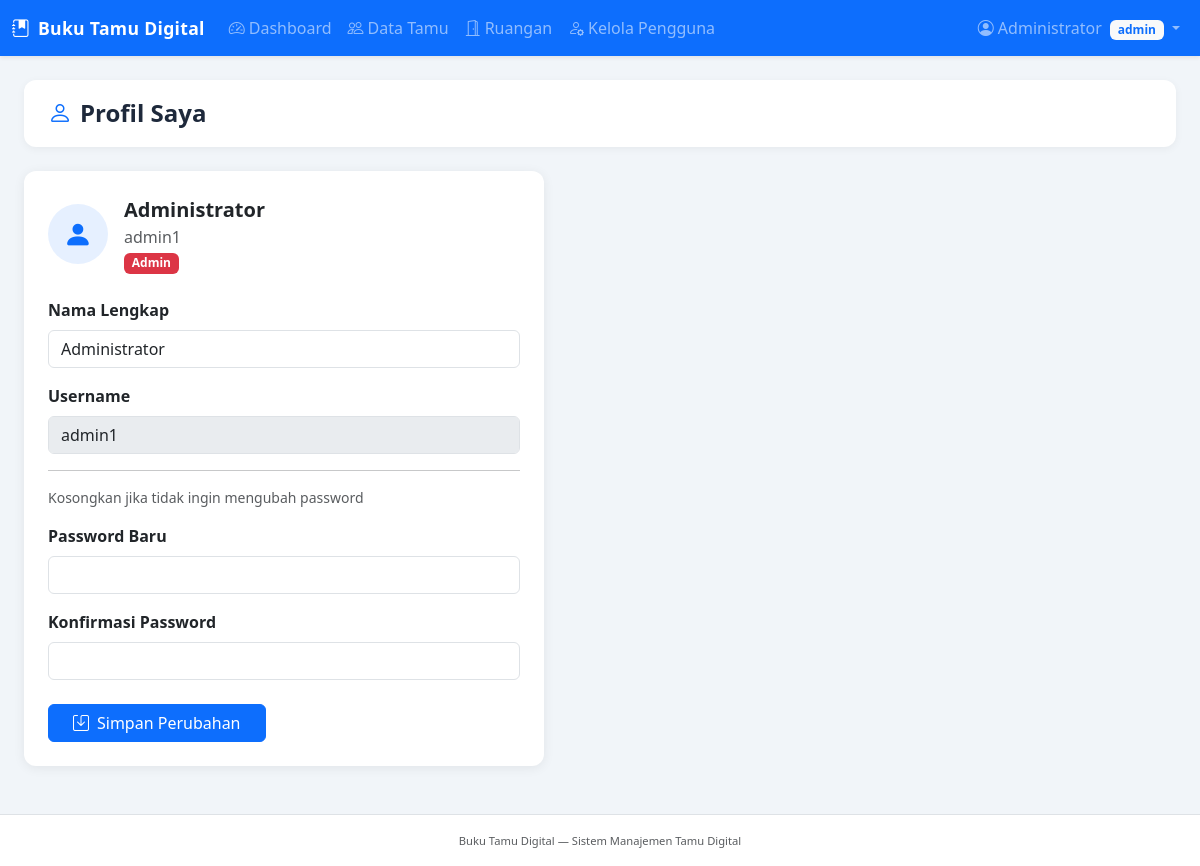
The page /pages/profile.php (signed in) on the database its author committed.
### tables this page shows
CREATE TABLE `users` (
  `id` int(11) NOT NULL,
  `nama` varchar(100) NOT NULL,
  `username` varchar(50) NOT NULL,
  `password` varchar(255) NOT NULL,
  `role` enum('admin','petugas') DEFAULT 'petugas',
  `created_at` timestamp NOT NULL DEFAULT current_timestamp(),
  `updated_at` timestamp NOT NULL DEFAULT current_timestamp() ON UPDATE current_timestamp()
);

### pages/profile.php (the view, shortened to what this page needs)
<?php
$conn = getConnection();
$user = $conn->query("SELECT * FROM users WHERE id = " . (int)$_SESSION['user_id'])->fetch_assoc();
include __DIR__ . '/../includes/header.php';
?>
<div class="page-header">
    <h4><i class="bi bi-person me-2 text-primary"></i>Profil Saya</h4>
</div>
<div class="card form-card" style="max-width:520px">
    <div class="card-body p-4">
        <div class="d-flex align-items-center gap-3 mb-4">
            <div class="stat-icon bg-primary bg-opacity-10 text-primary" style="width:60px;height:60px;font-size:1.8rem;border-radius:50%">
                <i class="bi bi-person-fill"></i>
            </div>
            <div>
                <div class="fw-bold fs-5"><?= htmlspecialchars($user['nama']) ?></div>
                <div class="text-muted"><?= htmlspecialchars($user['username']) ?></div>
                <span class="badge bg-<?= $user['role']=='admin'?'danger':'info' ?>"><?= ucfirst($user['role']) ?></span>
            </div>
        </div>
        <form method="POST">
            <div class="mb-3">
                <label class="form-label fw-semibold">Nama Lengkap</label>
                <input type="text" name="nama" class="form-control" value="<?= htmlspecialchars($user['nama']) ?>" required>
            </div>
            <div class="mb-3">
                <label class="form-label fw-semibold">Username</label>
                <input type="text" class="form-control" value="<?= htmlspecialchars($user['username']) ?>" disabled>
            </div>
            <hr>
            <p class="text-muted small">Kosongkan jika tidak ingin mengubah password</p>
            <div class="mb-3">
                <label class="form-label fw-semibold">Password Baru</label>
                <input type="password" name="password" class="form-control" minlength="6">
            </div>
            <div class="mb-4">
                <label class="form-label fw-semibold">Konfirmasi Password</label>
                <input type="password" name="password_confirm" class="form-control">
            </div>
            <button type="submit" class="btn btn-primary px-4">
                <i class="bi bi-save me-2"></i>Simpan Perubahan
            </button>
        </form>
    </div>
</div>
<?php include __DIR__ . '/../includes/footer.php'; ?>

### assets/css/style.css (style rules this page uses)
:root { --primary: #0d6efd; --sidebar-bg: #1e293b; }
body { background-color: #f1f5f9; font-family: 'Segoe UI', sans-serif; }
.stat-icon { width: 52px; height: 52px; border-radius: 12px; display: flex; align-items: center; justify-content: center; font-size: 1.4rem; }
.page-header { background: white; border-radius: 12px; padding: 1.2rem 1.5rem; margin-bottom: 1.5rem; box-shadow: 0 2px 8px rgba(0,0,0,0.05); display: flex; align-items: center; justify-content: space-between; }
.page-header h4 { margin: 0; font-weight: 600; color: #1e293b; }
.form-card { border: none; border-radius: 12px; box-shadow: 0 2px 12px rgba(0,0,0,0.07); }

### rows shown on the page
users: nama "Administrator", username "admin1", role "Admin"

### other values the page prints
APP_NAME "Buku Tamu Digital"
$_SESSION['nama'] "Administrator"
$_SESSION['role'] "admin"
